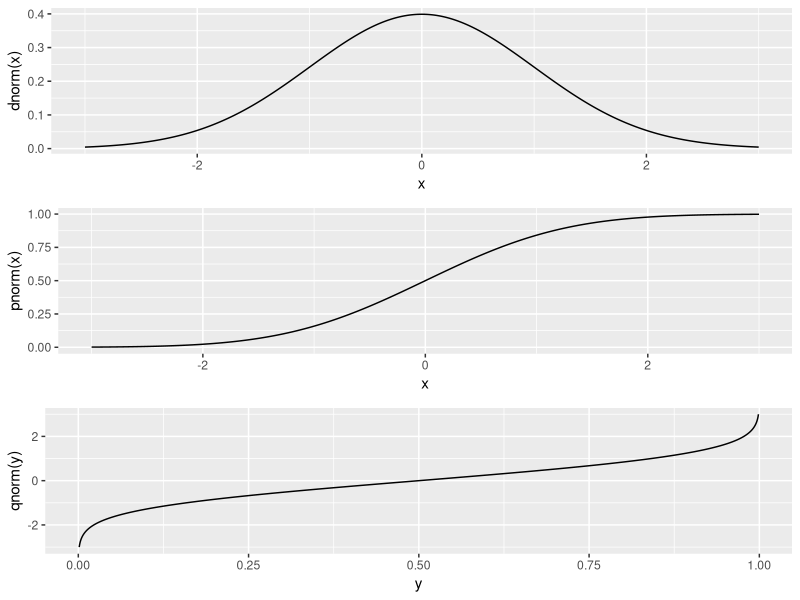

Reproduce this figure in R.
# File name: example_stat.R
# Author: Du Huynh
# Date: July 2022
# Department of Computer Science and Software Engineering
# The University of Western Australia
#
# How to run the code below in RStudio:
#
# 1. Open RStudio
# 2. Set the working directory to where you store this R file.
# 3. Select: File > Open File > example_stat.R
#    Contents of the file should now be displayed in the Editor window
#    above the Console window. 
# 4. Press control-enter (the Ctrl key and the Enter key together) to
#    run the code line by line.
#
# pnorm(), and qnorm() functions. You can modify the code to
# view the plots for other distribution functions, e.g., 
#
#  - dexp(), pexp(), and qexp() for the exponential distribution
#    (you will need to modify vector x so that it has positive values only);
#
#  - dunif(), punif(), and qunif() for the uniform distribution
#    (you will need to modify vector x so that it is over the interval [0,1]).

library(ggplot2)
library(gridExtra)

x <- seq(-3, 3, length=500)

# dnorm(x) gives you the density of the normal distribution evaluated at x
y1 <- dnorm(x)

# pnorm(x) gives you the cumulative density function of the normal
# distribution evaluated at x
y2 <- pnorm(x)

# qnorm is the inverse of pnorm. So if pnorm(x) = y, then qnorm(y) = x.
q <- qnorm(y2)

# The argument passed to qnorm() must be in the range 0...1. 
# It is taken as an area value under the density function 
# of the Normal distribution over the interval (-infinity, xcoord].
# qnorm() returns the unknown location xcoord. In the line above,
# the output q vector should have elements identical to those in
# vector x. That is, qnorm() is the inverse of pnorm().

fig1 <- ggplot() + geom_line(aes(x=x, y=y1)) + labs(y="dnorm(x)")
fig2 <- ggplot() + geom_line(aes(x=x, y=y2)) + labs(y="pnorm(x)")
fig3 <- ggplot() + geom_line(aes(x=y2, y=q)) + labs(x="y", y="qnorm(y)")

# arrange the three figure one below each other on a column.
grid.arrange(fig1, fig2, fig3, ncol=1)

# Exercises:
# (a) change the colour of the three curves
# (b) copy the code to another R file and modify it for another distribution,
#     such as the exponential distribution, or the uniform distribution, etc.
